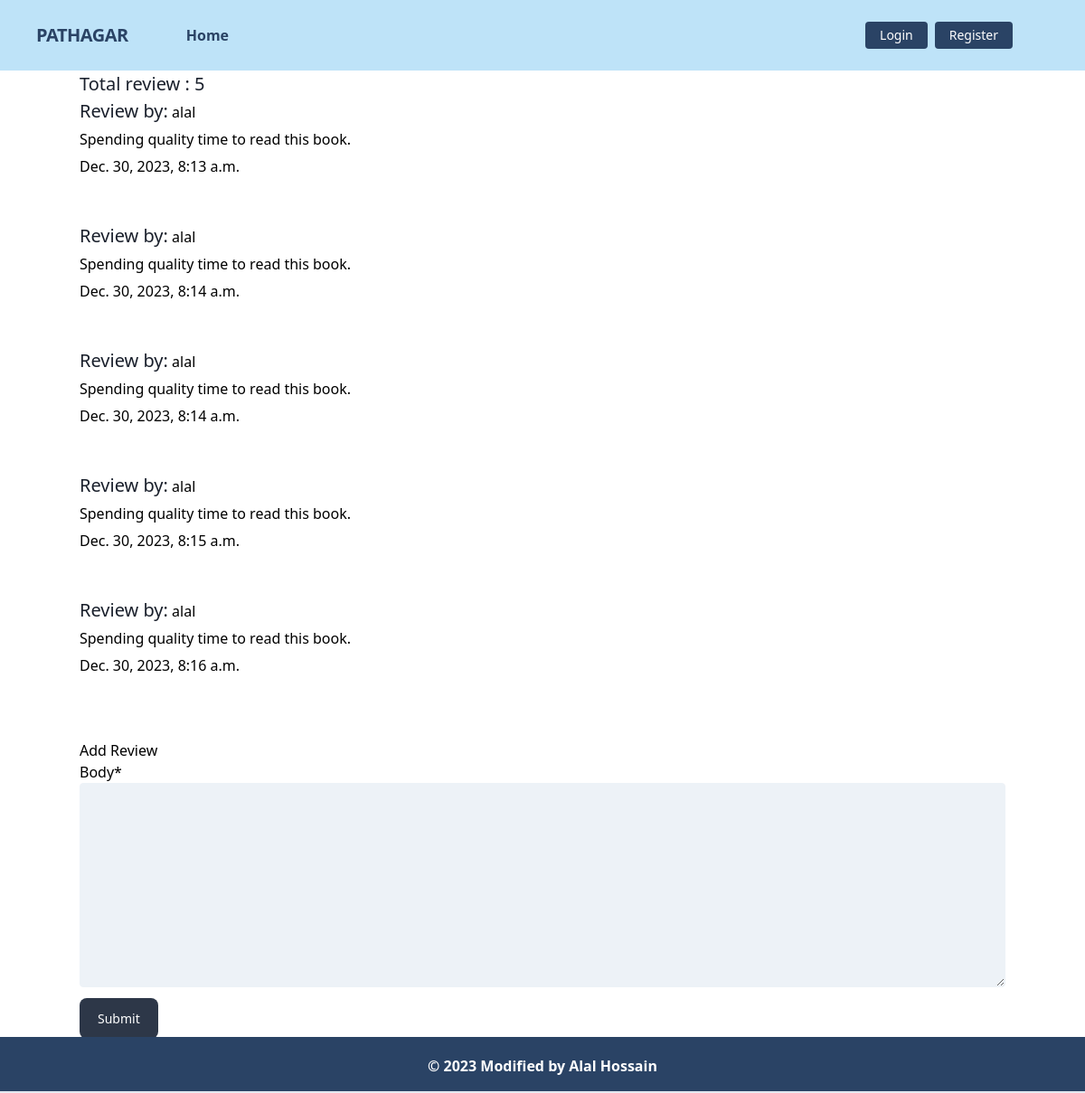
/users/comments/4/, run on the app's committed database.
### Library_User/models.py (models this page shows, shortened)
class Comment(models.Model):
    book = models.ForeignKey(BookModel, on_delete = models.CASCADE, related_name='comments')
    user = models.ForeignKey(User, on_delete = models.CASCADE, related_name='user')
    body = models.TextField()
    created_on = models.DateTimeField(auto_now_add = True)

### Library_User/views.py (the view, shortened to what this page needs)
# urls.py: path('comments/<int:pk>/', views.Comment_views.as_view(), name='comment_views'),
class Comment_views(DetailView):
    model = BookModel
    template_name = 'comment.html'
    def get_context_data(self, **kwargs):
        context = super().get_context_data(**kwargs)
        book = self.object
        comments = book.comments.all()
        comment_form = CommentForm()
        context['comments'] = comments
        context['comment_form'] = comment_form
        context['book'] = book
        return context

### Library_User/forms.py
class CommentForm(forms.ModelForm):
    class Meta:
        model = Comment
        fields = ['body']
    def __init__(self, *args, **kwargs):
        super().__init__(*args, **kwargs)
        for field in self.fields:
            self.fields[field].widget.attrs.update({
                'class' : (
                    'appearance-none block w-full bg-gray-200 '
                    'text-gray-700 border border-gray-200 rounded '
                    'py-3 px-4 leading-tight focus:outline-none '
                    'focus:bg-white focus:border-gray-500'
                )
            })

### Library_User/templates/comment.html (shortened to what this page needs)
{% extends "base.html" %}
{% load crispy_forms_tags %}
{% block content %}
<div>
    <h5 class="text-xl text-gray-900 dark:text-white">Total review : {{comments | length}}</h5>
    <div>
      {% for c in comments %}
      <div>
        <div>
         <span class="text-xl text-gray-900 dark:text-white">Review by:</span>  {{c.user}}
       </div>
        <div>
           <p> {{c.body}}</p>
        </div>
        <div>
          {{c.created_on}}
        </div>
      </div>
      <br><br>
      {% endfor %}
    </div>
  </div>
<div class="card container mt-5 mb-5 bg-body-secondary">
    <div class="card-body">
      <h1>Add Review</h1>
      <form method="post">
          {{comment_form | crispy}}
          <button type="submit" class="text-white bg-gray-800 hover:bg-gray-900 focus:outline-none focus:ring-4 focus:ring-gray-300 font-medium rounded-lg text-sm px-5 py-3 me-2 mb-10 dark:bg-gray-800 dark:hover:bg-gray-700 dark:focus:ring-gray-700 dark:border-gray-700">Submit</button>
      </form>
    </div>
  </div>
{% endblock content %}

### data on the page
Comment: user "alal", body "Spending quality time to read this book.", created_on "Dec. 30, 2023, 8:13 a.m."
Comment: user "alal", body "Spending quality time to read this book.", created_on "Dec. 30, 2023, 8:14 a.m."
Comment: user "alal", body "Spending quality time to read this book.", created_on "Dec. 30, 2023, 8:14 a.m."
Comment: user "alal", body "Spending quality time to read this book.", created_on "Dec. 30, 2023, 8:15 a.m."
Comment: user "alal", body "Spending quality time to read this book.", created_on "Dec. 30, 2023, 8:16 a.m."

### other printed values
{{ comments | length }} "5"
